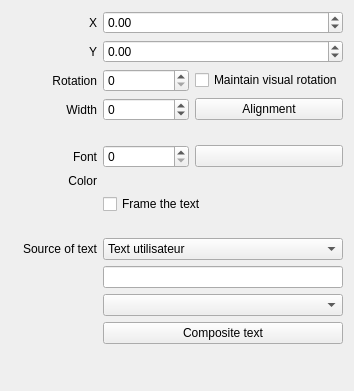
<?xml version="1.0" encoding="UTF-8"?>
<ui version="4.0">
 <class>DynamicTextFieldEditor</class>
 <widget class="QWidget" name="DynamicTextFieldEditor">
  <property name="geometry">
   <rect>
    <x>0</x>
    <y>0</y>
    <width>354</width>
    <height>391</height>
   </rect>
  </property>
  <property name="windowTitle">
   <string>Properties cross references</string>
  </property>
  <layout class="QGridLayout" name="m_main_grid_layout">
   <item row="6" column="0">
    <widget class="QLabel" name="label_3">
     <property name="text">
      <string>Color</string>
     </property>
     <property name="alignment">
      <set>Qt::AlignRight|Qt::AlignTrailing|Qt::AlignVCenter</set>
     </property>
    </widget>
   </item>
   <item row="13" column="1">
    <spacer name="verticalSpacer">
     <property name="orientation">
      <enum>Qt::Vertical</enum>
     </property>
     <property name="sizeHint" stdset="0">
      <size>
       <width>20</width>
       <height>40</height>
      </size>
     </property>
    </spacer>
   </item>
   <item row="3" column="0">
    <widget class="QLabel" name="label_2">
     <property name="text">
      <string>Width</string>
     </property>
     <property name="alignment">
      <set>Qt::AlignRight|Qt::AlignTrailing|Qt::AlignVCenter</set>
     </property>
    </widget>
   </item>
   <item row="9" column="1" colspan="2">
    <widget class="QComboBox" name="m_text_from_cb">
     <item>
      <property name="text">
       <string>Text utilisateur</string>
      </property>
     </item>
     <item>
      <property name="text">
       <string>Element information</string>
      </property>
     </item>
     <item>
      <property name="text">
       <string>Composite text</string>
      </property>
     </item>
    </widget>
   </item>
   <item row="2" column="2">
    <widget class="QCheckBox" name="m_keep_visual_rotation_cb">
     <property name="text">
      <string>Maintain visual rotation</string>
     </property>
    </widget>
   </item>
   <item row="11" column="1" colspan="2">
    <widget class="QComboBox" name="m_elmt_info_cb"/>
   </item>
   <item row="4" column="1">
    <spacer name="verticalSpacer_2">
     <property name="orientation">
      <enum>Qt::Vertical</enum>
     </property>
     <property name="sizeType">
      <enum>QSizePolicy::Fixed</enum>
     </property>
     <property name="sizeHint" stdset="0">
      <size>
       <width>20</width>
       <height>18</height>
      </size>
     </property>
    </spacer>
   </item>
   <item row="3" column="1">
    <widget class="QSpinBox" name="m_width_sb">
     <property name="minimum">
      <number>-1</number>
     </property>
     <property name="maximum">
      <number>500</number>
     </property>
    </widget>
   </item>
   <item row="2" column="1">
    <widget class="QSpinBox" name="m_rotation_sb">
     <property name="maximum">
      <number>359</number>
     </property>
    </widget>
   </item>
   <item row="1" column="0">
    <widget class="QLabel" name="label_6">
     <property name="text">
      <string>Y</string>
     </property>
     <property name="alignment">
      <set>Qt::AlignRight|Qt::AlignTrailing|Qt::AlignVCenter</set>
     </property>
    </widget>
   </item>
   <item row="9" column="0">
    <widget class="QLabel" name="label_4">
     <property name="text">
      <string>Source of text</string>
     </property>
     <property name="alignment">
      <set>Qt::AlignRight|Qt::AlignTrailing|Qt::AlignVCenter</set>
     </property>
    </widget>
   </item>
   <item row="10" column="1" colspan="2">
    <widget class="QLineEdit" name="m_user_text_le"/>
   </item>
   <item row="2" column="0">
    <widget class="QLabel" name="label_7">
     <property name="text">
      <string>Rotation</string>
     </property>
     <property name="alignment">
      <set>Qt::AlignRight|Qt::AlignTrailing|Qt::AlignVCenter</set>
     </property>
    </widget>
   </item>
   <item row="12" column="1" colspan="2">
    <widget class="QPushButton" name="m_composite_text_pb">
     <property name="text">
      <string>Composite text</string>
     </property>
    </widget>
   </item>
   <item row="3" column="2">
    <widget class="QPushButton" name="m_alignment_pb">
     <property name="text">
      <string>Alignment</string>
     </property>
    </widget>
   </item>
   <item row="7" column="1" colspan="2">
    <widget class="QCheckBox" name="m_frame_cb">
     <property name="text">
      <string>Frame the text</string>
     </property>
    </widget>
   </item>
   <item row="5" column="2">
    <widget class="QPushButton" name="m_font_pb">
     <property name="text">
      <string/>
     </property>
    </widget>
   </item>
   <item row="1" column="1" colspan="2">
    <widget class="QDoubleSpinBox" name="m_y_sb">
     <property name="minimum">
      <double>-5000.000000000000000</double>
     </property>
     <property name="maximum">
      <double>5000.000000000000000</double>
     </property>
    </widget>
   </item>
   <item row="0" column="1" colspan="2">
    <widget class="QDoubleSpinBox" name="m_x_sb">
     <property name="minimum">
      <double>-5000.000000000000000</double>
     </property>
     <property name="maximum">
      <double>5000.000000000000000</double>
     </property>
    </widget>
   </item>
   <item row="5" column="1">
    <widget class="QSpinBox" name="m_size_sb"/>
   </item>
   <item row="0" column="0">
    <widget class="QLabel" name="label_5">
     <property name="text">
      <string>X</string>
     </property>
     <property name="alignment">
      <set>Qt::AlignRight|Qt::AlignTrailing|Qt::AlignVCenter</set>
     </property>
    </widget>
   </item>
   <item row="5" column="0">
    <widget class="QLabel" name="label">
     <property name="text">
      <string>Font</string>
     </property>
     <property name="alignment">
      <set>Qt::AlignRight|Qt::AlignTrailing|Qt::AlignVCenter</set>
     </property>
    </widget>
   </item>
   <item row="8" column="1">
    <spacer name="verticalSpacer_3">
     <property name="orientation">
      <enum>Qt::Vertical</enum>
     </property>
     <property name="sizeType">
      <enum>QSizePolicy::Fixed</enum>
     </property>
     <property name="sizeHint" stdset="0">
      <size>
       <width>20</width>
       <height>18</height>
      </size>
     </property>
    </spacer>
   </item>
  </layout>
 </widget>
 <tabstops>
  <tabstop>m_x_sb</tabstop>
  <tabstop>m_y_sb</tabstop>
  <tabstop>m_rotation_sb</tabstop>
  <tabstop>m_keep_visual_rotation_cb</tabstop>
  <tabstop>m_width_sb</tabstop>
  <tabstop>m_alignment_pb</tabstop>
  <tabstop>m_size_sb</tabstop>
  <tabstop>m_font_pb</tabstop>
  <tabstop>m_frame_cb</tabstop>
  <tabstop>m_text_from_cb</tabstop>
  <tabstop>m_user_text_le</tabstop>
  <tabstop>m_elmt_info_cb</tabstop>
  <tabstop>m_composite_text_pb</tabstop>
 </tabstops>
 <resources/>
 <connections/>
</ui>
